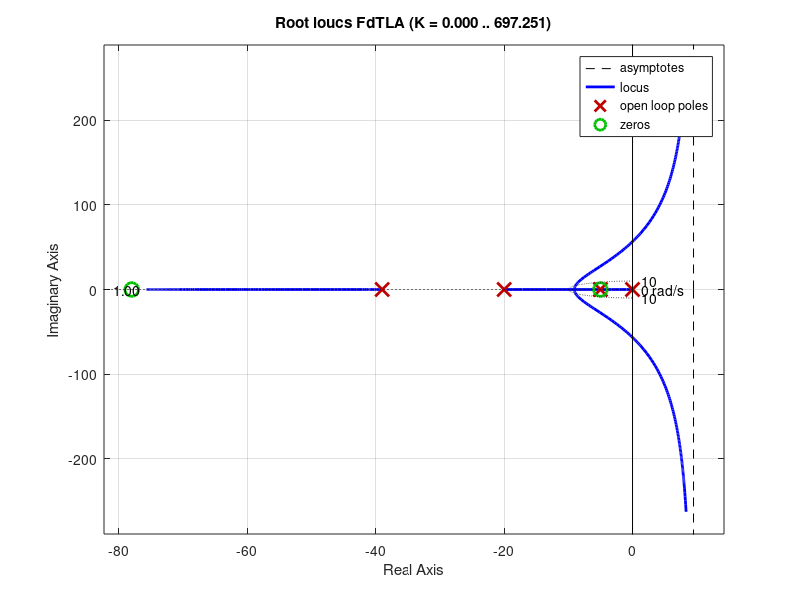
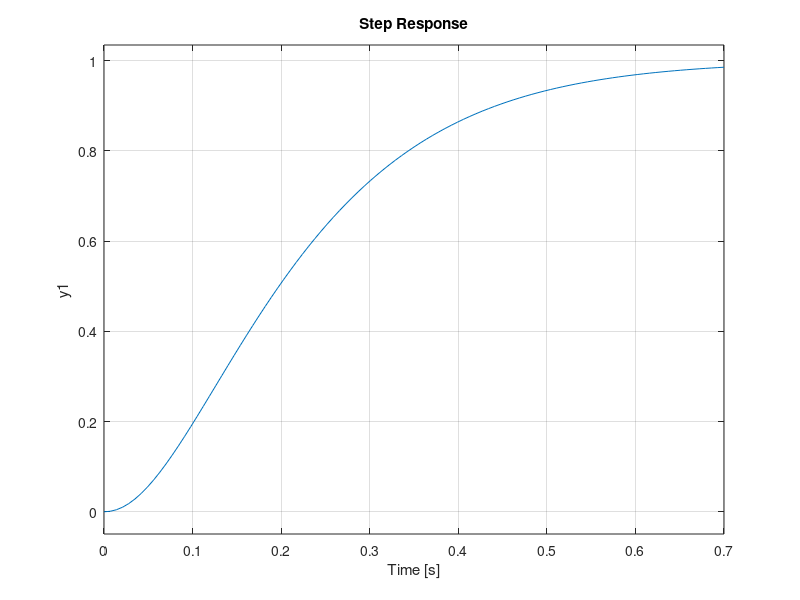
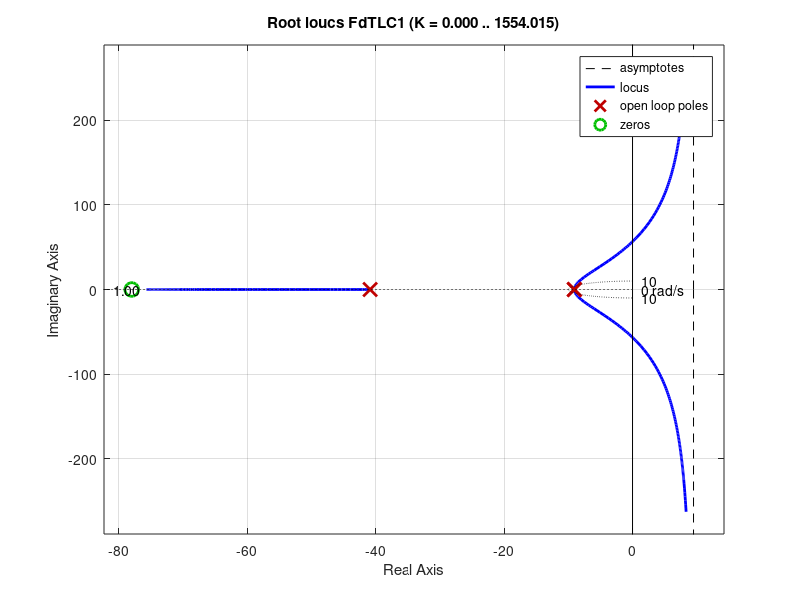
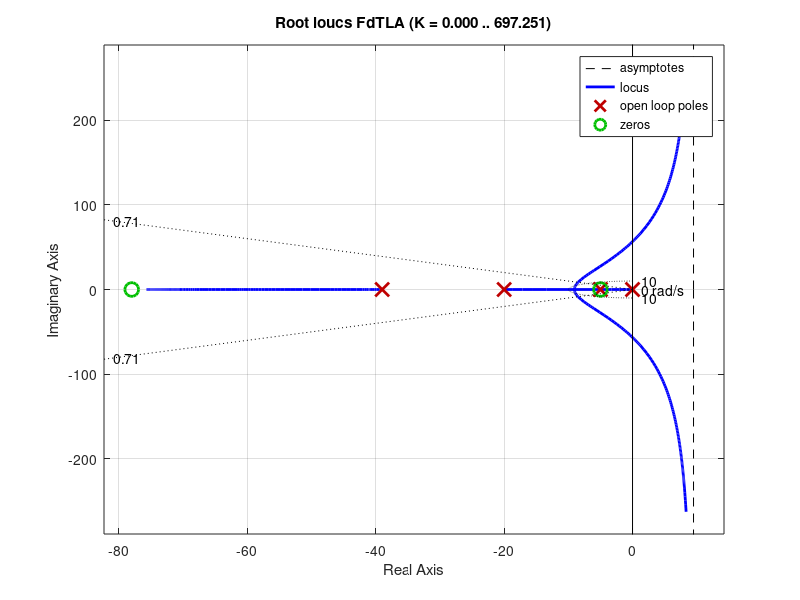

Recreate these plots in MATLAB, in order.
clc; clear all; close all;
pkg load control;
s = tf('s')
G = (96*s + 7488) / (s^3 + 64*s^2 + 1075*s + 3900)
pole(G)


# Diseñar un compensador PI para los sig. requerimientos:
# Mp = 0 => psita = 1
# ts min
# PI(s) = Kp * (s + 1/Ti) / s
# FdTLA = PI(s) * G(s)
# 1) Determinar el valor de Ti para cancelar el polo dominante
Ti = 1 / abs(max(pole(G)))
PI = (s + 1/Ti) / s;


# 2) Armo la FdTLA para dar con el punto de diseño viendo el LGR
FdTLA = (s + 1/Ti) / s * (96*s + 7488) / (s^3 + 64*s^2 + 1075*s + 3900);
figure; rlocus(FdTLA); sgrid(1, 10);


# Punto de diseño
s1 = -9.0634 + 0i;


# Calculo de Kp usando la cond. de modulo
# invK = abs(PI(s1)*G(s1)) => Kp = 1/invK
invK = abs((s1 + 1/Ti) / s1 * (96*s1 + 7488) / (s1^3 + 64*s1^2 + 1075*s1 + 3900));
K1 = 1 / invK


# 3) Simulacion
FdTLC1 = minreal(feedback(K1*FdTLA, 1));
figure; step(FdTLC1);
figure; rlocus(FdTLC1); sgrid(1, 10);

%--------------------------------------------------------------
%PUNTO B - SobrePasamiento 4% psita = 0,707
%--------------------------------------------------------------

# Diseñar un compensador PI para los sig. requerimientos:
# Mp = 4% => psita = 0.707
# ts min
figure; rlocus(FdTLA); sgrid(0.707, 10);

# Punto de diseño
s2 = -8.4893 + 8.4893i

# Calculo de Kp usando la cond. de modulo
# invK = abs(PI(s2)*G(s2)) => Kp = 1/invK

invK = abs((s2 + 1/Ti) / s2 * (96*s2 + 7488) / (s2^3 + 64*s2^2 + 1075*s2 + 3900));
K2 = 1 / invK

# Simulacion
FdTLC2 = minreal(feedback(K2*FdTLA, 1));
figure; step(FdTLC2);
figure; rlocus(FdTLC2); sgrid(0.707, 10);
